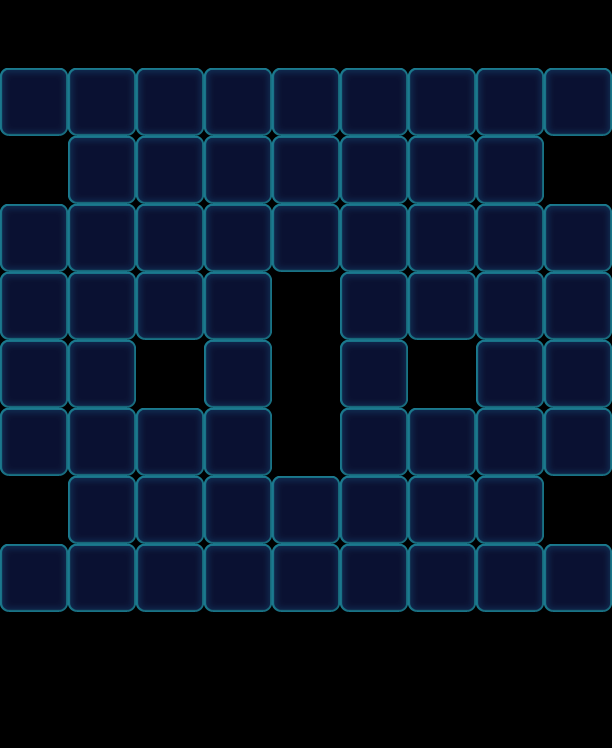

A 2D game scene composited from a Tiled map and its tileset images. What follows is a short description and the map's XML, with each tile layer's data collapsed to a summary:
An orthogonal 9x11 tile map with 68x68 px tiles, 1 tile layer (Valid), 2 tilesets and 112 objects (63x Floor, 16x Factory_Normal, 11x Monster, 11x Lock, 11x Haze).

<map version="1.0" orientation="orthogonal" width="9" height="11" tilewidth="68" tileheight="68">
 <tileset firstgid="1" name="game_grid1" tilewidth="68" tileheight="68">
  <image source="game_grid1.png" width="68" height="68" />
 </tileset>
 <tileset firstgid="2" name="map" tilewidth="68" tileheight="68">
  <image source="map.png" width="1024" height="1024" />
 </tileset>
 <layer name="Valid" width="9" height="11">
  <data>[99 cells, 63 non-empty, 1 distinct tile ids]</data>
 </layer>
 <objectgroup name="BottomObj" width="9" height="11">
  <object type="Floor" gid="33" x="0" y="136">
   <properties>
    <property name="Layers" value="2" />
   </properties>
  </object>
  <object type="Floor" gid="33" x="68" y="136">
   <properties>
    <property name="Layers" value="2" />
   </properties>
  </object>
  <object type="Floor" gid="33" x="136" y="136">
   <properties>
    <property name="Layers" value="2" />
   </properties>
  </object>
  <object type="Floor" gid="33" x="272" y="136">
   <properties>
    <property name="Layers" value="2" />
   </properties>
  </object>
  <object type="Floor" gid="33" x="340" y="136">
   <properties>
    <property name="Layers" value="2" />
   </properties>
  </object>
  <object type="Floor" gid="33" x="204" y="136">
   <properties>
    <property name="Layers" value="2" />
   </properties>
  </object>
  <object type="Floor" gid="33" x="476" y="136">
   <properties>
    <property name="Layers" value="2" />
   </properties>
  </object>
  <object type="Floor" gid="33" x="544" y="136">
   <properties>
    <property name="Layers" value="2" />
   </properties>
  </object>
  <object type="Floor" gid="33" x="68" y="204">
   <properties>
    <property name="Layers" value="2" />
   </properties>
  </object>
  <object type="Floor" gid="33" x="0" y="272">
   <properties>
    <property name="Layers" value="2" />
   </properties>
  </object>
  <object type="Floor" gid="33" x="136" y="204">
   <properties>
    <property name="Layers" value="2" />
   </properties>
  </object>
  <object type="Floor" gid="33" x="408" y="136">
   <properties>
    <property name="Layers" value="2" />
   </properties>
  </object>
  <object type="Floor" gid="33" x="0" y="408">
   <properties>
    <property name="Layers" value="2" />
   </properties>
  </object>
  <object type="Floor" gid="33" x="0" y="476">
   <properties>
    <property name="Layers" value="2" />
   </properties>
  </object>
  <object type="Floor" gid="33" x="0" y="340">
   <properties>
    <property name="Layers" value="2" />
   </properties>
  </object>
  <object type="Floor" gid="33" x="68" y="272">
   <properties>
    <property name="Layers" value="2" />
   </properties>
  </object>
  <object type="Floor" gid="33" x="544" y="340">
   <properties>
    <property name="Layers" value="2" />
   </properties>
  </object>
  <object type="Floor" gid="33" x="476" y="272">
   <properties>
    <property name="Layers" value="2" />
   </properties>
  </object>
  <object type="Floor" gid="33" x="544" y="272">
   <properties>
    <property name="Layers" value="2" />
   </properties>
  </object>
  <object type="Floor" gid="33" x="408" y="272">
   <properties>
    <property name="Layers" value="2" />
   </properties>
  </object>
  <object type="Floor" gid="33" x="136" y="272">
   <properties>
    <property name="Layers" value="2" />
   </properties>
  </object>
  <object type="Floor" gid="33" x="340" y="272">
   <properties>
    <property name="Layers" value="2" />
   </properties>
  </object>
  <object type="Floor" gid="33" x="204" y="204">
   <properties>
    <property name="Layers" value="2" />
   </properties>
  </object>
  <object type="Floor" gid="33" x="476" y="204">
   <properties>
    <property name="Layers" value="2" />
   </properties>
  </object>
  <object type="Floor" gid="33" x="272" y="204">
   <properties>
    <property name="Layers" value="2" />
   </properties>
  </object>
  <object type="Floor" gid="33" x="340" y="204">
   <properties>
    <property name="Layers" value="2" />
   </properties>
  </object>
  <object type="Floor" gid="33" x="408" y="204">
   <properties>
    <property name="Layers" value="2" />
   </properties>
  </object>
  <object type="Floor" gid="33" x="204" y="272">
   <properties>
    <property name="Layers" value="2" />
   </properties>
  </object>
  <object type="Floor" gid="33" x="272" y="612">
   <properties>
    <property name="Layers" value="2" />
   </properties>
  </object>
  <object type="Floor" gid="33" x="204" y="476">
   <properties>
    <property name="Layers" value="2" />
   </properties>
  </object>
  <object type="Floor" gid="33" x="204" y="340">
   <properties>
    <property name="Layers" value="2" />
   </properties>
  </object>
  <object type="Floor" gid="33" x="204" y="408">
   <properties>
    <property name="Layers" value="2" />
   </properties>
  </object>
  <object type="Floor" gid="33" x="340" y="476">
   <properties>
    <property name="Layers" value="2" />
   </properties>
  </object>
  <object type="Floor" gid="33" x="340" y="340">
   <properties>
    <property name="Layers" value="2" />
   </properties>
  </object>
  <object type="Floor" gid="33" x="340" y="408">
   <properties>
    <property name="Layers" value="2" />
   </properties>
  </object>
  <object type="Floor" gid="33" x="544" y="408">
   <properties>
    <property name="Layers" value="2" />
   </properties>
  </object>
  <object type="Floor" gid="33" x="544" y="476">
   <properties>
    <property name="Layers" value="2" />
   </properties>
  </object>
  <object type="Floor" gid="33" x="408" y="340">
   <properties>
    <property name="Layers" value="2" />
   </properties>
  </object>
  <object type="Floor" gid="33" x="476" y="340">
   <properties>
    <property name="Layers" value="2" />
   </properties>
  </object>
  <object type="Floor" gid="33" x="408" y="476">
   <properties>
    <property name="Layers" value="2" />
   </properties>
  </object>
  <object type="Floor" gid="33" x="476" y="476">
   <properties>
    <property name="Layers" value="2" />
   </properties>
  </object>
  <object type="Floor" gid="33" x="68" y="476">
   <properties>
    <property name="Layers" value="2" />
   </properties>
  </object>
  <object type="Floor" gid="33" x="136" y="476">
   <properties>
    <property name="Layers" value="2" />
   </properties>
  </object>
  <object type="Floor" gid="33" x="68" y="340">
   <properties>
    <property name="Layers" value="2" />
   </properties>
  </object>
  <object type="Floor" gid="33" x="136" y="340">
   <properties>
    <property name="Layers" value="2" />
   </properties>
  </object>
  <object type="Floor" gid="33" x="136" y="544">
   <properties>
    <property name="Layers" value="2" />
   </properties>
  </object>
  <object type="Floor" gid="33" x="204" y="544">
   <properties>
    <property name="Layers" value="2" />
   </properties>
  </object>
  <object type="Floor" gid="33" x="272" y="544">
   <properties>
    <property name="Layers" value="2" />
   </properties>
  </object>
  <object type="Floor" gid="33" x="340" y="544">
   <properties>
    <property name="Layers" value="2" />
   </properties>
  </object>
  <object type="Floor" gid="33" x="408" y="544">
   <properties>
    <property name="Layers" value="2" />
   </properties>
  </object>
  <object type="Floor" gid="33" x="340" y="612">
   <properties>
    <property name="Layers" value="2" />
   </properties>
  </object>
  <object type="Floor" gid="33" x="408" y="612">
   <properties>
    <property name="Layers" value="2" />
   </properties>
  </object>
  </objectgroup>
 <objectgroup name="MiddleObj" width="9" height="11">
  <!-- 11 objects omitted --></objectgroup>
 <objectgroup color="#000000" name="TopObj" width="9" height="11">
  <!-- 27 objects omitted --></objectgroup>
 <objectgroup color="#00ff00" name="CeilObj" width="9" height="11">
  <!-- 11 objects omitted --></objectgroup>
</map>
<!-- 60 of 112 objects omitted -->
